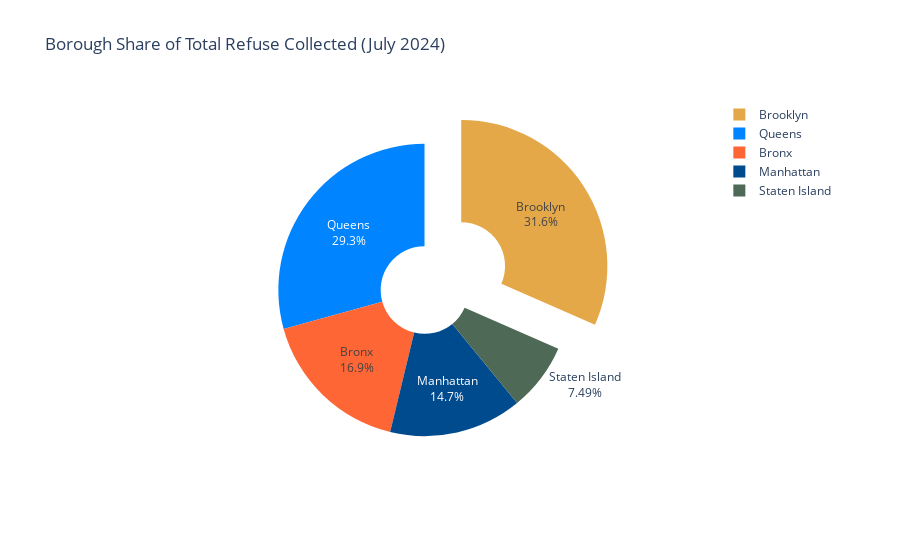

Source (notebook cell):
### Code cell
# TOTAL REFUSE COLLECTED BY BOROUGH
# Create new dataframe fot total of all refuge collected by Borough
sum_df = refuse_and_paper_df.groupby("BOROUGH")["REFUSETONSCOLLECTED"].agg(["sum"]).reset_index()

# Get y values ONLY from dataframe
Sum_Pie_y = [x for x in sum_df["sum"]]
# Get x values ONLY from dataframe
Sum_Pie_x = [x for x in sum_df["BOROUGH"]]
# Get only color from "borough_colors" values
Sum_Pie_colors = [ x for x in borough_colors.values()]


find_largest_item = lambda value: Sum_Pie_x[Sum_Pie_y.index(value)]
max_value = max(Sum_Pie_y)
largest_item = find_largest_item(value=max_value)

# Find largest Borough share dynamically
dynamic_pie_pull = [0.0 if x != Sum_Pie_x.index(largest_item) else 0.3 for x in range(0, len(Sum_Pie_x))]

fig4 = go.Figure(
    data=[
        go.Pie(
            values=Sum_Pie_y, 
            labels=Sum_Pie_x,
            hole=.3,
            pull=dynamic_pie_pull,
            textinfo="percent+label",
            marker={"colors": Sum_Pie_colors}
        )
    ],
    layout={
        "title": "Borough Share of Total Refuse Collected (July 2024)"
    }
)
fig4.show()

### Figure 1 — Plotly figure (JSON) as saved in the notebook; plotly's stock layout.template omitted (floating-point values rounded to 4 significant figures)
{"data": [{"hole": 0.3, "labels": ["Bronx", "Brooklyn", "Manhattan", "Queens", "Staten Island"], "marker": {"colors": ["#FE6635", "#E4A849", "#004B8D", "#0084FF", "#4E6956"]}, "pull": [0, 0.3, 0, 0, 0], "textinfo": "percent+label", "type": "pie", "values": [37980.0, 70882, 32970.0, 65730.0, 16800.0]}], "layout": {"title": {"text": "Borough Share of Total Refuse Collected (July 2024)"}}}
